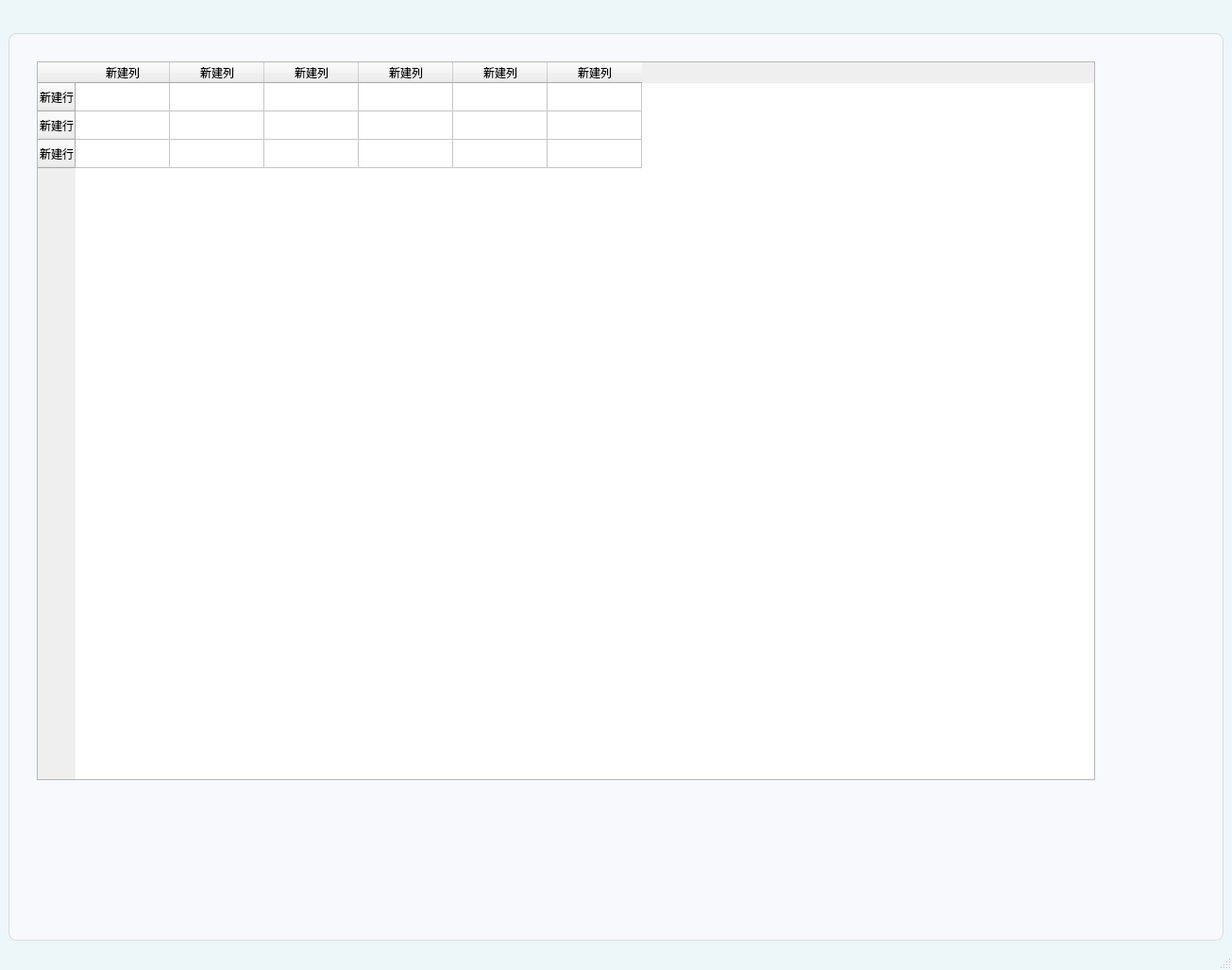
<?xml version="1.0" encoding="UTF-8"?>
<ui version="4.0">
 <class>MainWindow</class>
 <widget class="QMainWindow" name="MainWindow">
  <property name="geometry">
   <rect>
    <x>0</x>
    <y>0</y>
    <width>1305</width>
    <height>1027</height>
   </rect>
  </property>
  <property name="windowTitle">
   <string>转换</string>
  </property>
  <property name="styleSheet">
   <string notr="true">QMainWindow {
     background-color: rgb(237, 246, 248); /* rgb(240, 244, 249)(237, 246, 248) */
 }</string>
  </property>
  <widget class="QWidget" name="centralwidget">
   <layout class="QVBoxLayout" name="verticalLayout">
    <item>
     <layout class="QHBoxLayout" name="horizontalLayout">
      <item>
       <widget class="Pivot" name="Pivot">
        <property name="items_" stdset="0">
         <string>Item1,开始转换
Item2,转换配置</string>
        </property>
       </widget>
      </item>
      <item>
       <spacer name="horizontalSpacer">
        <property name="orientation">
         <enum>Qt::Horizontal</enum>
        </property>
        <property name="sizeHint" stdset="0">
         <size>
          <width>40</width>
          <height>20</height>
         </size>
        </property>
       </spacer>
      </item>
     </layout>
    </item>
    <item>
     <widget class="QStackedWidget" name="stackedWidget">
      <property name="styleSheet">
       <string notr="true">#Item1,#Item2,#tab_sql,#tab_db,#tab_settings {
  background-color: rgb(247, 249, 252); /* rgb(237, 246, 248) */
  border: 1px solid rgb(220, 220, 220); /* 边框宽度、样式和颜色 */
  border-radius: 8px; /*圆角度*/
 }</string>
      </property>
      <property name="currentIndex">
       <number>0</number>
      </property>
      <widget class="QWidget" name="Item1">
       <widget class="TableWidget" name="TableWidget">
        <property name="geometry">
         <rect>
          <x>30</x>
          <y>30</y>
          <width>1121</width>
          <height>761</height>
         </rect>
        </property>
        <row>
         <property name="text">
          <string>新建行</string>
         </property>
        </row>
        <row>
         <property name="text">
          <string>新建行</string>
         </property>
        </row>
        <row>
         <property name="text">
          <string>新建行</string>
         </property>
        </row>
        <column>
         <property name="text">
          <string>新建列</string>
         </property>
        </column>
        <column>
         <property name="text">
          <string>新建列</string>
         </property>
        </column>
        <column>
         <property name="text">
          <string>新建列</string>
         </property>
        </column>
        <column>
         <property name="text">
          <string>新建列</string>
         </property>
        </column>
        <column>
         <property name="text">
          <string>新建列</string>
         </property>
        </column>
        <column>
         <property name="text">
          <string>新建列</string>
         </property>
        </column>
       </widget>
      </widget>
      <widget class="QWidget" name="Item2">
       <widget class="QLabel" name="label_2">
        <property name="geometry">
         <rect>
          <x>80</x>
          <y>100</y>
          <width>431</width>
          <height>411</height>
         </rect>
        </property>
        <property name="text">
         <string>item222222</string>
        </property>
       </widget>
      </widget>
     </widget>
    </item>
   </layout>
  </widget>
  <widget class="QMenuBar" name="menubar">
   <property name="geometry">
    <rect>
     <x>0</x>
     <y>0</y>
     <width>1305</width>
     <height>30</height>
    </rect>
   </property>
  </widget>
  <widget class="QStatusBar" name="statusbar"/>
 </widget>
 <customwidgets>
  <customwidget>
   <class>Pivot</class>
   <extends>QWidget</extends>
   <header>qfluentwidgets</header>
  </customwidget>
  <customwidget>
   <class>TableWidget</class>
   <extends>QTableWidget</extends>
   <header>qfluentwidgets</header>
  </customwidget>
 </customwidgets>
 <resources/>
 <connections/>
</ui>
